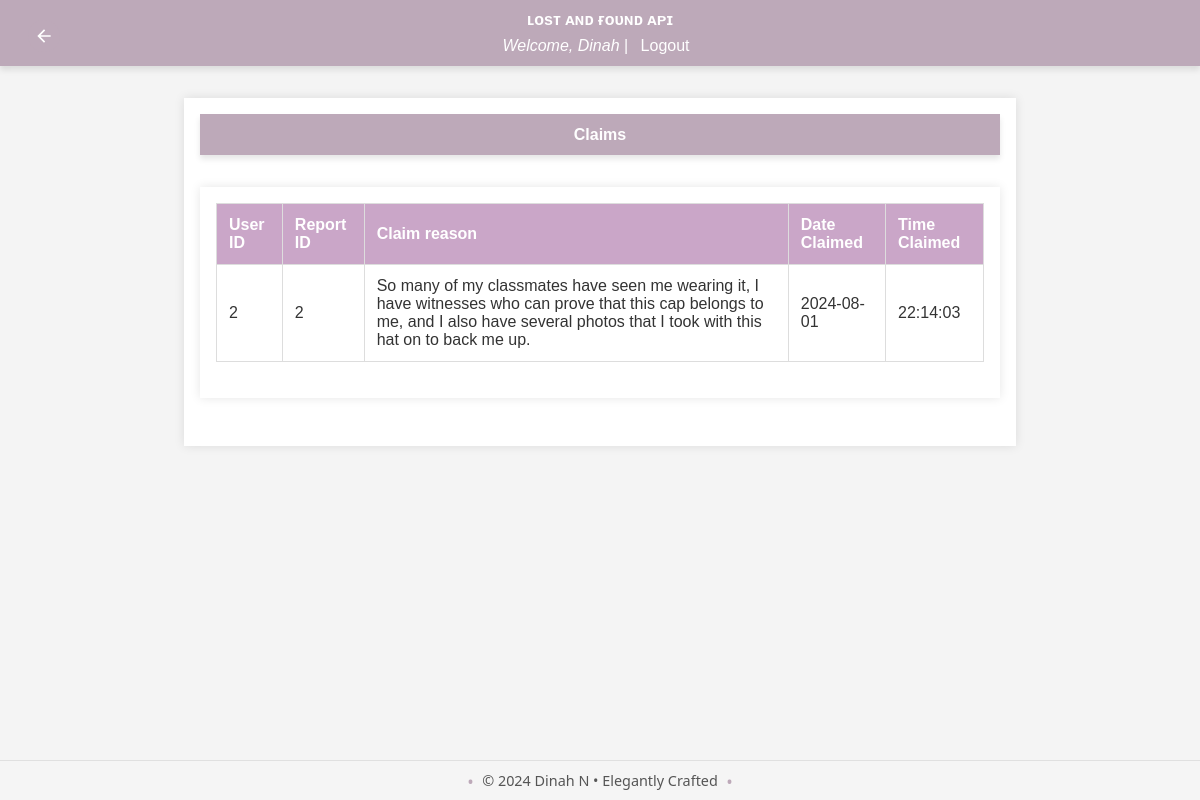
Page /admin/claims (signed in) on the committed database.
### app/models/user.py (models this page shows, shortened)
class User(db.Model, UserMixin):
    id = db.Column(db.Integer, primary_key=True)
    username = db.Column(db.String(150), unique=True, nullable=False)
    email = db.Column(db.String(150), unique=True, nullable=False)
    password_hash = db.Column(db.String(150), nullable=False)
    role = db.Column(db.String(50), nullable=False, default='user')
    lost_reports = db.relationship('LostReport', back_populates='user', lazy=True)
    found_reports = db.relationship('FoundReport', back_populates='user', lazy=True)
    claims = db.relationship('Claim', back_populates='claim_user', lazy=True)
    rewards_received = db.relationship('Reward', foreign_keys='Reward.receiver_id', back_populates='receiver', lazy=True)
    rewards_paid = db.relationship('Reward', foreign_keys='Reward.payer_id', back_populates='payer', lazy=True)
    reset_tokens = db.relationship('PasswordResetToken', back_populates='user', lazy=True)
    comments = db.relationship('Comment', back_populates='user')
    @property
    def password(self):
        raise AttributeError('password is not a readable attribute')

### app/models/claim.py (models this page shows, shortened)
class Claim(db.Model):
    id = db.Column(db.Integer, primary_key=True)
    user_id = db.Column(db.Integer, db.ForeignKey('user.id'), nullable=False)
    found_report_id = db.Column(db.Integer, db.ForeignKey('found_report.id'), nullable=False)  # Updated field
    description = db.Column(db.String(255), nullable=False)
    date_claimed = db.Column(db.Date, server_default=func.current_date(), nullable=True)
    time_claimed = db.Column(db.Time, server_default=func.current_time(), nullable=True)
    claim_user = db.relationship('User', back_populates='claims')
    found_report = db.relationship('FoundReport', back_populates='claims')

### app/routes/admin.py (the view)
@bp.route('/claims', methods=['GET'])
@login_required
@admin_required
def view_claims():
    try:
        claims = Claim.query.all()
        return render_template('view_claims.html', claims=claims)
    except Exception as e:
        flash(f'Error: {str(e)}', 'error')
        return redirect(url_for('admin.dashboard'))

### app/__init__.py (called while the page is built)
def create_app():
    app = Flask(__name__)
    load_dotenv()
    app.config['SECRET_KEY'] = os.environ.get('FLASK_SECRET_KEY', secrets.token_hex(16))
    app.config.from_object('config.Config')
    app.config.from_pyfile('config.py', silent=True)
    register_extensions(app)
    register_blueprints(app)
    configure_cors(app)
    @app.before_request
    def method_override():
        if request.method == 'POST':
            method = request.form.get('_method')
            if method:
                method = method.upper()
                if method in ['PUT', 'DELETE']:
                    request.environ['REQUEST_METHOD'] = method
    return app

def register_extensions(app):
    db.init_app(app)
    migrate.init_app(app, db)
    bcrypt.init_app(app)
    login_manager.init_app(app)
    mail.init_app(app)
    @login_manager.user_loader
    def load_user(user_id):
        return user.User.query.get(int(user_id))

### app/templates/view_claims.html (shortened to what this page needs)
{% extends "base.html" %}
{% block content %}
<header>
    <a href="{{ url_for('admin.dashboard') }}" class="back-button" title="Back to Dashboard">
        <svg xmlns="http://www.w3.org/2000/svg" viewBox="0 0 24 24" fill="currentColor" width="24" height="24">
            <path d="M20 11H7.83l5.59-5.59L12 4l-8 8 8 8 1.41-1.41L7.83 13H20v-2z"/>
        </svg>
    </a>
    <h1>Claims</h1>
</header>
<main>
    <table>
        <thead>
            <tr>
                <th>User ID</th>
                <th>Report ID</th>
                <th>Claim reason</th>
                <th>Date Claimed </th>
                <th>Time Claimed</th>
            </tr>
        </thead>
        <tbody>
            {% for claim in claims %}
            <tr>
                <td>{{ claim.user_id }}</td>
                <td>{{ claim.found_report_id }}</td>
                <td>{{ claim.description }}</td>
                <td>{{ claim.date_claimed }}</td>
                <td>{{ claim.time_claimed }}</td>
            </tr>
            {% endfor %}
        </tbody>
    </table>
</main>
{% endblock %}

### app/templates/base.html (shortened to what this page needs)
<!DOCTYPE html>
<html lang="en">
<head>
    <link rel="stylesheet" href="{{ url_for('static', filename='styles.css') }}">
</head>
<body>
    <header>
        <h1>ʟᴏsᴛ ᴀɴᴅ ғᴏᴜɴᴅ ᴀᴘɪ</h1>
        {% if current_user.is_authenticated %}
            <p><i>Welcome, {{ current_user.username }}</i> | <a href="{{ url_for('auth.logout') }}">Logout</a></p>
        {% else %}
            <p>
                <a href="{{ url_for('auth.login') }}">Login</a> |
                <a href="{{ url_for('auth.register') }}">Sign Up</a>
            </p>
        {% endif %}
    </header>
    <main>
        {% block content %}{% endblock %}
    </main>
    <footer>
        <p>&copy; 2024 Dinah N • Elegantly Crafted</p>
    </footer>
</body>
</html>

### app/static/styles.css (style rules this page uses)
body { font-family: 'Roboto', sans-serif; margin: 0; padding: 0; background-color: #f9f9f9; color: #333; }
.back-button { position: absolute; top: 20px; left: 20px; background-color: #bda9b9; color: white; width: 32px; height: 32px; border-radius: 50%; display: flex; justify-content: center; align-items: center; text-decoration: none; transition: background-color 0.3s ease; }
.back-button svg { width: 20px; height: 20px; }
header { background-color: #e7cbe1; color: #ecf0f1; padding: 20px 0; box-shadow: 0 4px 6px rgba(0, 0, 0, 0.1); }
header h1 { margin: 0; text-align: center; font-size: 1.0rem; }
main { padding: 40px; max-width: 1200px; margin: 0 auto; }
footer { background-color: #e7cbe1; color: #ecf0f1; text-align: center; padding: 20px 0; position: fixed; bottom: 0; width: 100%; }
table { width: 100%; border-collapse: collapse; margin-bottom: 20px; }
table th, table td { padding: 12px; border: 1px solid #ddd; text-align: left; }
table th { background-color: #caa6c8; color: #fff; }

### app/templates/base.html (style rules this page uses)
body { font-family: Arial, sans-serif; background-color: #f4f4f4; margin: 0; padding: 0; }
header { background-color: #bda9b9; color: white; padding: 0.7rem; text-align: center; }
header p { margin: 0.5rem 0 0; }
header a { color: white; text-decoration: none; margin: 0 0.5rem; }
main { max-width: 800px; margin: 2rem auto; padding: 1rem; background-color: white; box-shadow: 0 0 10px rgba(0, 0, 0, 0.1); }
footer { background-color: whitesmoke; text-align: center; padding: 10px 0; font-family: 'Segoe UI', Tahoma, Geneva, Verdana, sans-serif; font-size: 0.9em; color: #555; border-top: 1px solid #e0e0e0; }
footer p { margin: 0; display: inline-block; position: relative; }
footer p::before, footer p::after { content: "•"; color: #bda9b9; font-size: 1.2em; position: absolute; top: 50%; transform: translateY(-50%); }
footer p::before { left: -15px; }
footer p::after { right: -15px; }

### rows in the picture
User: username "Dinah"
Claim: user_id "2", found_report_id "2", description "So many of my classmates have seen me wearing it, I have witnesses who can prove that this cap belongs to me, and I also have several photos that I took with this hat on to back me up.", date_claimed "2024-08-01", time_claimed "22:14:03"
